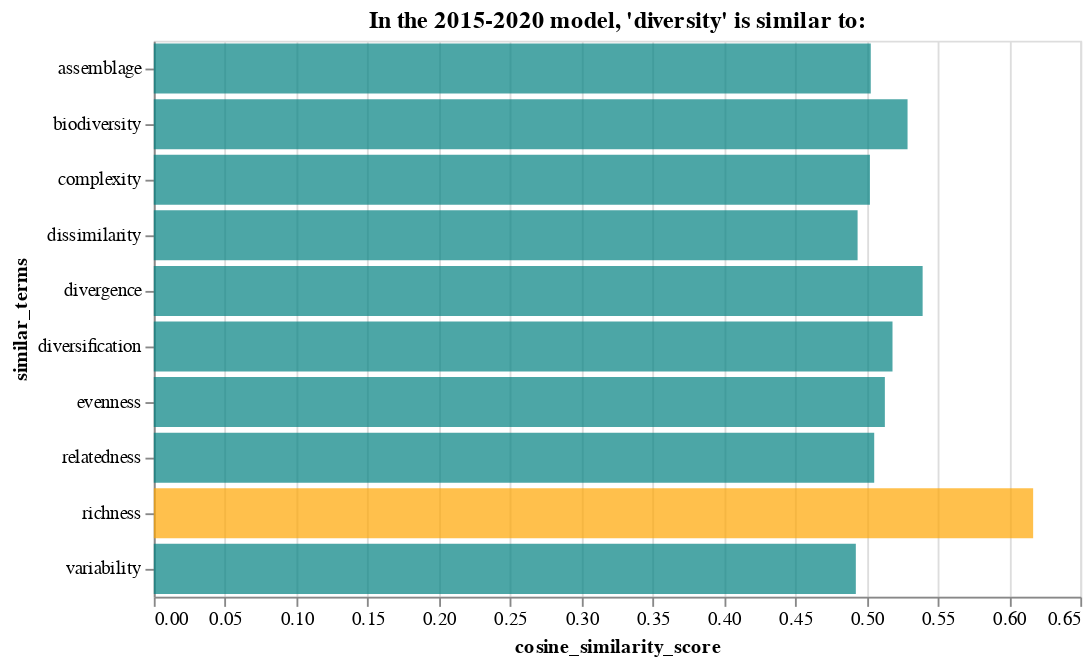

Notebook code cell kept with this figure:
### Code cell
diversity_sim_later = later_model.wv.most_similar('diversity')
diversity_sim_later = pd.DataFrame(data=diversity_sim_later).rename(columns={0: "similar_terms", 
                                                                             1: "cosine_similarity_score"})
diversity_sim_later_bc = alt.Chart(diversity_sim_later, title = "In the 2015-2020 model, 'diversity' is similar to:").mark_bar().encode(
    x='cosine_similarity_score',
    y='similar_terms',
    color=alt.condition(
        alt.datum.similar_terms == "richness",  
        alt.value('orange'),     
        alt.value('teal')   
    )
).configure_mark(
    opacity=0.7
).properties(height=300, width=500)
diversity_sim_later_bc

### Figure 1 — Vega-Lite specification as saved in the notebook (floating-point values rounded to 4 significant figures)
{"config": {"view": {"continuousWidth": 400, "continuousHeight": 300}, "mark": {"opacity": 0.7}}, "data": {"name": "data-04a60bec2fc462b73497bd29f0d4cb59"}, "mark": "bar", "encoding": {"color": {"condition": {"value": "orange", "test": "(datum.similar_terms === 'richness')"}, "value": "teal"}, "x": {"type": "quantitative", "field": "cosine_similarity_score"}, "y": {"type": "nominal", "field": "similar_terms"}}, "height": 300, "title": "In the 2015-2020 model, 'diversity' is similar to:", "width": 500, "$schema": "https://vega.github.io/schema/vega-lite/v4.8.1.json", "datasets": {"data-04a60bec2fc462b73497bd29f0d4cb59": [{"similar_terms": "richness", "cosine_similarity_score": 0.6169}, {"similar_terms": "divergence", "cosine_similarity_score": 0.5394}, {"similar_terms": "biodiversity", "cosine_similarity_score": 0.5288}, {"similar_terms": "diversification", "cosine_similarity_score": 0.5183}, {"similar_terms": "evenness", "cosine_similarity_score": 0.5129}, {"similar_terms": "relatedness", "cosine_similarity_score": 0.5054}, {"similar_terms": "assemblage", "cosine_similarity_score": 0.503}, {"similar_terms": "complexity", "cosine_similarity_score": 0.5024}, {"similar_terms": "dissimilarity", "cosine_similarity_score": 0.4938}, {"similar_terms": "variability", "cosine_similarity_score": 0.4925}]}}
